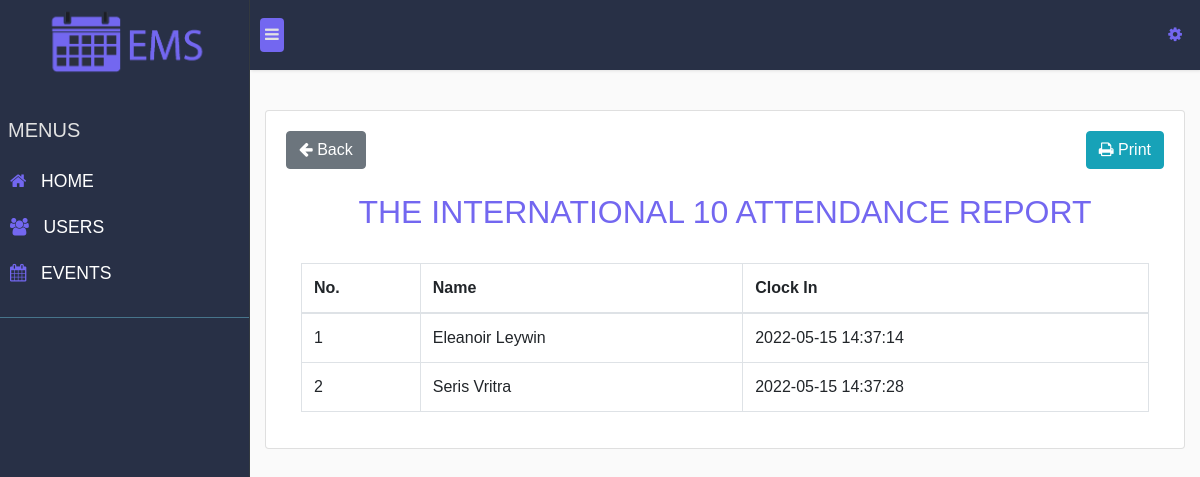
The app's page /users/admin/report.php?id=1 (signed in) with its own data.
### tables this page shows
CREATE TABLE `tblevent` (
  `event_id` int(11) NOT NULL,
  `event_title` varchar(300) NOT NULL,
  `date` date NOT NULL,
  `venue` varchar(300) NOT NULL,
  `time` time NOT NULL,
  `event_name` varchar(300) NOT NULL,
  `attendanceStatus` varchar(20) NOT NULL
);

CREATE TABLE `tblparticipantsattendance` (
  `attendanceId` int(11) NOT NULL,
  `eventId` int(11) NOT NULL,
  `participantName` varchar(150) NOT NULL,
  `ClockIn` datetime NOT NULL
);

### users/admin/report.php (the view, shortened to what this page needs)
<!DOCTYPE html>
<html lang="en">
<head>
    <link rel="stylesheet" href="/CanoEMS/assets/css/bootstrap/css/bootstrap.min.css">
    <link rel="stylesheet" href="/CanoEMS/assets/css/index.css">
    <link rel="stylesheet" href="/CanoEMS/assets/css/nav.css">
    <link rel="stylesheet" href="https://cdnjs.cloudflare.com/ajax/libs/font-awesome/4.7.0/css/font-awesome.min.css">
</head>
<body>
    <?php
    $path = $_SERVER['DOCUMENT_ROOT'];
    include_once($path . "/CanoEMS/db/config.php");
    $event_id = $_GET["id"];
    $result = mysqli_query($db, "SELECT * FROM `tblevent` where event_id = " . $event_id);
    $resultEvent = mysqli_fetch_all($result, MYSQLI_ASSOC);
    $resultAttendance = mysqli_query($db, "SELECT * FROM `tblparticipantsattendance` where eventId = " . $event_id);
    ?>
    <div class="wrapper">
        <nav id="sidebar" class="backgroundDarkColor border-right border-dark">
            <?php include($path . "/CanoEMS/comp/adminNavBar.php") ?>
        </nav>
        <div class="content w-100">
            <nav class="navbar navbar-expand-lg backgroundDarkColor">
                <?php include($path . "/CanoEMS/comp/commonNavBar.php") ?>
            </nav>
            <div class="container-fluid">
                <div class="content-wrapper p-0">
                    <div class="row">
                        <div class="col-sm-12">
                            <div class="card mb-5">
                                <div class="card-body">
                                <a class="btn btn-secondary btnBack mb-4" href="events.php"><i class='fa fa-arrow-left'></i> Back</a>&nbsp;
                                <a class="btn btn-info btnPrint text-white" style="float:right" href="javascript:void(0)"><i class='fa fa-print'></i> Print</a>
                                <h2 class="textUserColor text-center"><?php echo $resultEvent[0]["event_title"] ?> ATTENDANCE REPORT</h2><br>
                                    <div class="container">
                                        <table class="table table-bordered border">
                                            <thead>
                                                <tr>
                                                    <th>No.</th>
                                                    <th>Name</th>
                                                    <th>Clock In</th>
                                                </tr>
                                            </thead>
                                            <tbody>
                                                    <?php
                                                        $No = 1;
                                                        while ($rowz = $resultAttendance->fetch_assoc()) {
                                                            echo "
                                                        <tr>
                                                            <td ref='" . $No . "'>" . $No . "</td>
                                                            <td ref='" . $rowz['participantName'] . "'>" . $rowz['participantName'] . "</td>
                                                            <td ref='" . $rowz['ClockIn'] . "'>" . $rowz['ClockIn'] . "</td>
                                                        </tr>";
                                                            $No++;
                                                        }
                                                    ?>
                                            </tbody>
                                        </table>
                                    </div>
                                </div>
                            </div>
                        </div>
                    </div>
                </div>
            </div>
        </div>
    </div>
</body>
</html>

### assets/css/index.css (style rules this page uses)
.textUserColor { color:#7367F0 !important; }
.backgroundDarkColor { background-color: #283046 !important; }

### assets/css/nav.css (style rules this page uses)
body { font-family: 'Poppins', sans-serif; background: #fafafa }
a, a:hover, a:focus { color: inherit; text-decoration: none; transition: all 0.3s }
.navbar { padding: 15px 10px; background: #fff; border: none; border-radius: 0; margin-bottom: 40px; box-shadow: 1px 1px 3px rgba(0, 0, 0, 0.1) }
.wrapper { display: flex; width: 100%; align-items: stretch }
#sidebar { min-width: 250px; max-width: 250px; background: #005086; color: #fff; transition: all 0.3s }
.content-wrapper { padding: 15px }

### users/admin/report.php (style rules this page uses)
.content-wrapper { height: 100vh !important; }

### records on screen
tblevent: event_title "THE INTERNATIONAL 10"
tblparticipantsattendance: participantName "Eleanoir Leywin", ClockIn "2022-05-15 14:37:14"
tblparticipantsattendance: participantName "Seris Vritra", ClockIn "2022-05-15 14:37:28"
